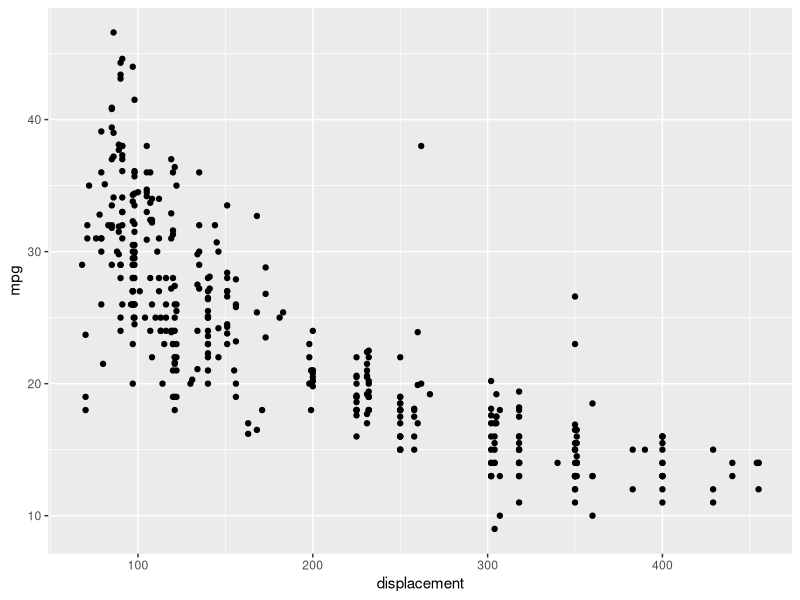
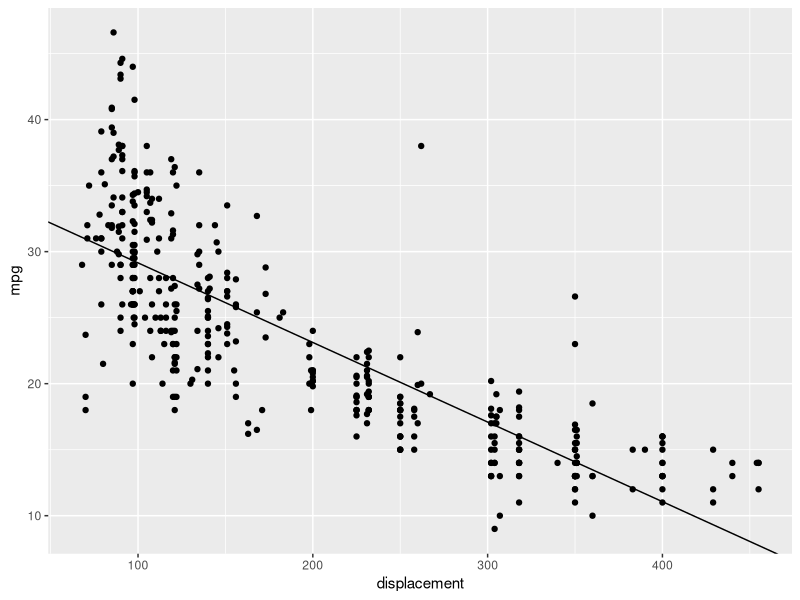
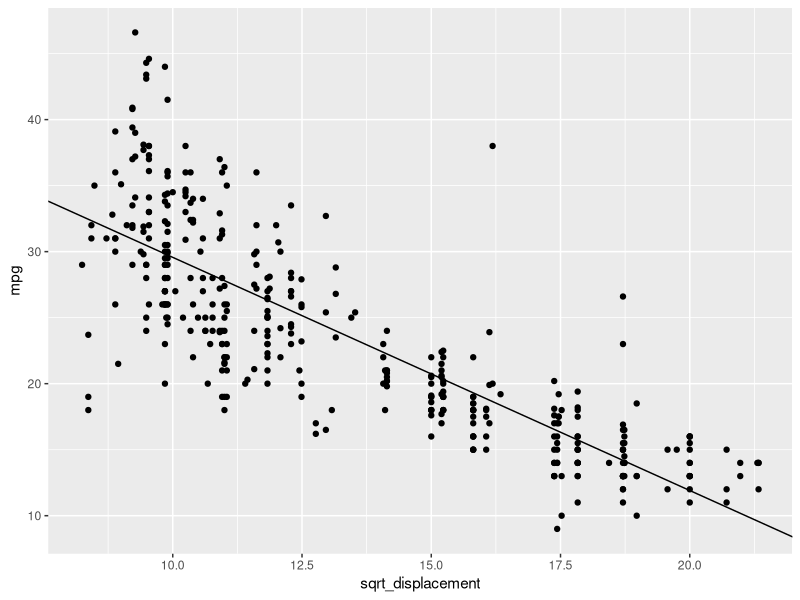
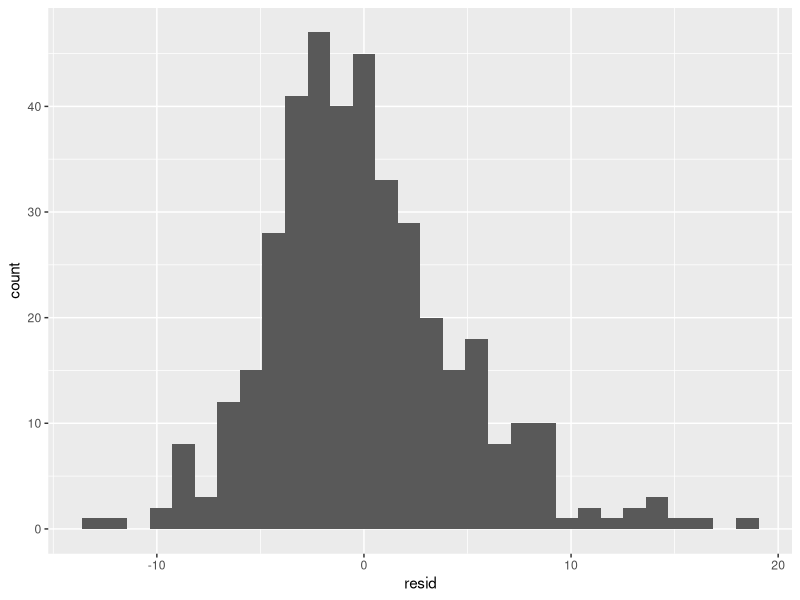
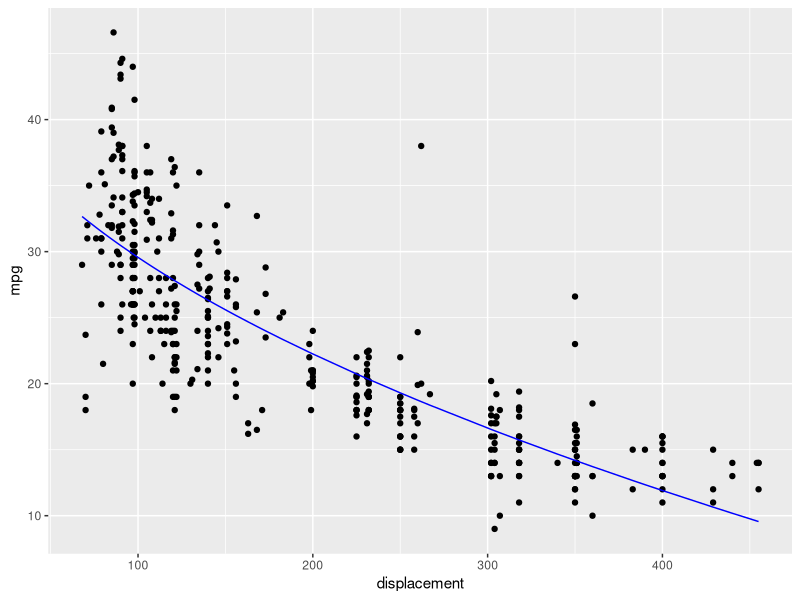
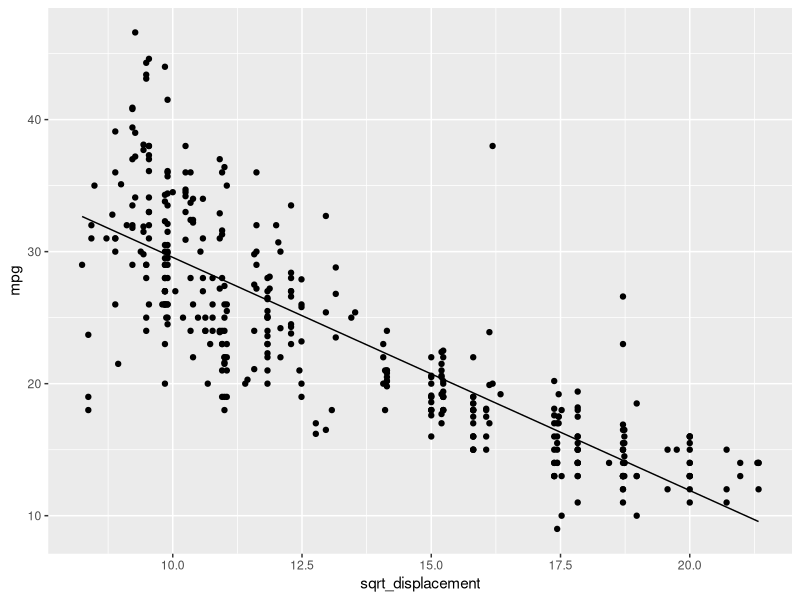
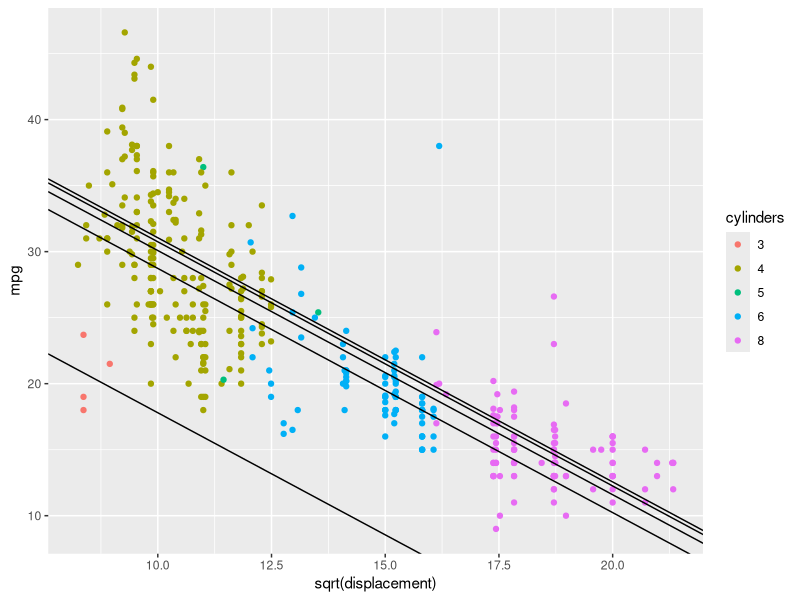
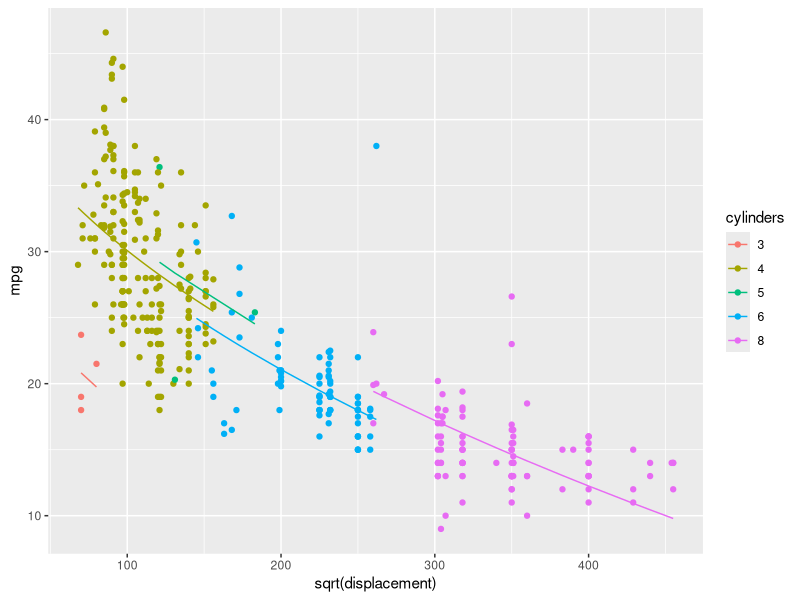

The R script that drew these images, in order:

library(tidyverse)
library(ggplot2)
library(modelr)

setwd("c:/temp/cpsc375hw2")

# a. Load the autompg.csv file on Titanium and convert cylinders variable to a factor. 
# (code, output of str()) 

data <- read_csv("autompg.csv")

cylinderData <- factor(data$cylinders)

data$cylinders <- cylinderData

str(cylinderData)

# b. Which is the dependent variable? Which are the independent variables? 


# c. Plot mpg vs. displacement (code, plot)
g <- ggplot(data = data)
p <- g +
  geom_point(mapping = aes(x = displacement, y = mpg))

pdf("hw2q1c_graph.pdf")
print(p)
dev.off()

p

# d. Create a linear model of mpg vs. displacement (only one independent variable). 
# What is the R2? (code, output of summary(model), R2 value) 
# Residual standard error: 4.651 on 396 degrees of freedom
mod1 <- lm(mpg ~ displacement, data = data)
# or coef(mod1)
c1 <- mod1$coefficients

p1 <- p + geom_abline(slope = c1[2], intercept = c1[1])

p1

summary(mod1)

# Coefficients:
#   Estimate Std. Error t value Pr(>|t|)    
# (Intercept)  35.174750   0.491824   71.52   <2e-16 ***
#   displacement -0.060282   0.002239  -26.93   <2e-16 ***

# Residual standard error: 4.651 on 396 degrees of freedom
# Multiple R-squared:  0.6467,	Adjusted R-squared:  0.6459 
# F-statistic:   725 on 1 and 396 DF,  p-value: < 2.2e-16


# e. Create a new transformed variable that is sqrt(displacement). 
# Create a linear model of mpg vs. sqrt(displacement).
# i. Give R code, output of summary(model)
data$sqrt_displacement <- sqrt(data$displacement)
mod2 <- lm(mpg ~ sqrt_displacement, data = data)

summary(mod2)

# Coefficients:
#   Estimate Std. Error t value Pr(>|t|)    
# (Intercept)       47.22067    0.85874   54.99   <2e-16 ***
#   sqrt_displacement -1.76569    0.06175  -28.60   <2e-16 ***

# Residual standard error: 4.47 on 396 degrees of freedom
# Multiple R-squared:  0.6737,	Adjusted R-squared:  0.6729 
# F-statistic: 817.7 on 1 and 396 DF,  p-value: < 2.2e-16

# ii. Is this a better fit than in part (d)?
# yes because R-squared2 = 0.6737 > R-squared1 = 0.6467

# iii. Plot mpg vs. sqrt(displacement) and overlay the best fit model as a straight line. (code, plot)

# or coef(mod2)
c2 <- mod2$coefficients

g <- ggplot(data = data)
psqrt <- g + geom_point(mapping = aes(x = sqrt_displacement, y = mpg))
p2 <- psqrt + geom_abline(slope = c2[2], intercept = c2[1])

p2

# iv. Plot mpg vs. displacement and overlay the best fit model as a curve. (code, plot) 
# [Hint: plot the predictions; use add_predictions() and geom_line(). You don't have to use data_grid()]
mod1 <- lm(mpg ~ displacement, data = data)
# or coef(mod1)
c1 <- mod1$coefficients

dataResid <- data %>% add_residuals(mod1)
View(dataResid)
g3Resid <- ggplot(data = dataResid) + geom_histogram(mapping = aes(x=resid))
g3Resid

# using best model = mod2
# mygrid3 <- data %>% data_grid(mod2)
mygrid3 <- data
mygrid3 <- mygrid3 %>% add_predictions(mod2) 
g3 <- ggplot(data = data)
p3 <- g3 + geom_point(mapping = aes(x = displacement, y = mpg))

p3 <- p3 + geom_line(data = mygrid3, mapping = aes(x=displacement, y=pred), color="blue")

p3


data$sqrt_displacement <- sqrt(data$displacement)
mod2 <- lm(mpg ~ sqrt_displacement, data = data)

c2 <- mod2$coefficients
mygrid4 <- data %>% add_predictions(mod2)
g4 <- ggplot(data = data)
p4 <- g4 + geom_point(mapping = aes(x = sqrt_displacement, y = mpg))

p4 <- p4 + geom_line(data = mygrid4, mapping = aes(x=sqrt_displacement, y=pred))

p4

# f. Create a linear model of mpg vs. sqrt(displacement) and cylinders. 
mod5 <- lm(mpg ~ sqrt_displacement+cylinders, data = data)
c5 <- mod5$coefficients

# i.   Give R code, output of summary(model)
summary(mod5)
# Coefficients:
#   Estimate Std. Error t value Pr(>|t|)    
# (Intercept)        36.2894     2.7096  13.393  < 2e-16 ***
#   sqrt_displacement  -1.8493     0.1956  -9.452  < 2e-16 ***
#   cylinders4         12.2841     2.1909   5.607 3.89e-08 ***
#   cylinders5         13.2524     3.3355   3.973 8.44e-05 ***
#   cylinders6         10.9303     2.5032   4.367 1.62e-05 ***
#   cylinders8         12.9472     2.9312   4.417 1.30e-05 ***
#   ---
#   Signif. codes:  0 '***' 0.001 '**' 0.01 '*' 0.05 '.' 0.1 ' ' 1

# Residual standard error: 4.275 on 392 degrees of freedom
# Multiple R-squared:  0.7046,	Adjusted R-squared:  0.7008 
# F-statistic:   187 on 5 and 392 DF,  p-value: < 2.2e-16

# ii.  How many dummy (i.e., 0-1) variables were created in the model?
# 4 variables: cylinders4, cylinders5, cylinders6, cylinders8

# iii. Is this a better fit than in part (e)?
# yes, Adjusted R-squared3 = 0.7008 > Adjusted R-squared2 = 0.6729

# iv.  Plot mpg vs. sqrt(displacement) and overlay the multiple linear fit lines: one for each value of the discrete variable. (code, plot)
g5 <- ggplot(data = data)
p5 <- g5 + geom_point(mapping = aes(x = sqrt_displacement, y = mpg, color=cylinders))

p5 <- p5 + geom_abline(slope = c5[2], intercept = c5[1]) 
p5 <- p5 + geom_abline(slope = c5[2], intercept = c5[1] + c5[3])
p5 <- p5 + geom_abline(slope = c5[2], intercept = c5[1] + c5[4])
p5 <- p5 + geom_abline(slope = c5[2], intercept = c5[1] + c5[5])
p5 <- p5 + geom_abline(slope = c5[2], intercept = c5[1] + c5[6])
p5 <- p5 + labs(x="sqrt(displacement)") 

p5


# v.   Plot mpg vs. displacement and overlay the best fit model as a curve. (code, plot) 
# [Hint: plot the predictions; use add_predictions() and geom_line() and use the color aesthetic for cylinders]
mygrid5 <- data %>% add_predictions(mod5)
g5 <- ggplot(data = data, mapping = aes(x = displacement))
p5 <- g5 + geom_point(mapping = aes(y = mpg, color=cylinders))

p5 <- p5 + geom_line(data = mygrid5, mapping = aes(x=displacement, y=pred, color=cylinders))
p5 <- p5 + labs(x="sqrt(displacement)") 

p5
